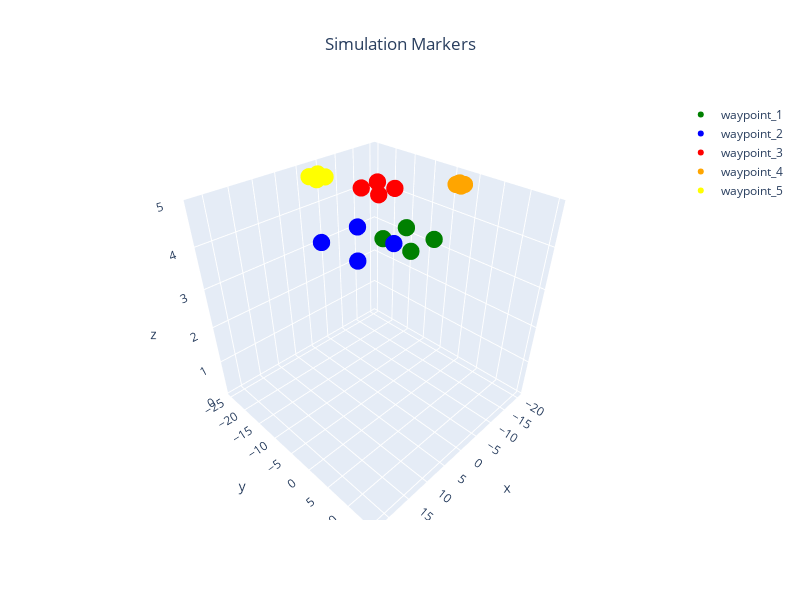

Notebook code for this chart:
### Markdown cell above
## Visualization Parameters

### Code cell
homes = np.array([offset[:3] for offset in offsets])
global_paths = [
    local2global(np.array(path), home, pairwise=True)
    for path, home in zip(local_paths, homes)
]
colors = ["Green", "Blue", "Red", "Orange", "Yellow"]  # must agree with n_vehicles
waypoints = {
    f"waypoint_{i+1}": {"pos": global_paths[i], "color": colors[i]}
    for i in range(n_vehicles)
}
plot_3d_interactive(
    waypoints, title="Simulation Markers", expand=[0.2, 0.2, 0.6], ground=-0.05
)

### Figure 1 — Plotly figure (JSON) as saved in the notebook; plotly's stock layout.template omitted (floating-point values rounded to 4 significant figures)
{"data": [{"marker": {"color": "Green", "size": 6}, "mode": "markers", "name": "waypoint_1", "type": "scatter3d", "x": [5, 5, 10, 10, 5], "y": [5, 10, 10, 5, 5], "z": [5, 5, 5, 5, 5]}, {"marker": {"color": "Blue", "size": 6}, "mode": "markers", "name": "waypoint_2", "type": "scatter3d", "x": [10, 10, 17, 17, 10], "y": [0, 7, 7, 0, 0], "z": [5, 5, 5, 5, 5]}, {"marker": {"color": "Red", "size": 6}, "mode": "markers", "name": "waypoint_3", "type": "scatter3d", "x": [-5, -5, -1, -1, -5], "y": [-10, -6, -6, -10, -10], "z": [5, 5, 5, 5, 5]}, {"marker": {"color": "Orange", "size": 6}, "mode": "markers", "name": "waypoint_4", "type": "scatter3d", "x": [-15, -15, -14, -14, -15], "y": [0, 1, 1, 0, 0], "z": [5, 5, 5, 5, 5]}, {"marker": {"color": "Yellow", "size": 6}, "mode": "markers", "name": "waypoint_5", "type": "scatter3d", "x": [0, 0, 2, 2, 0], "y": [-20, -18, -18, -20, -20], "z": [5, 5, 5, 5, 5]}], "layout": {"height": 600, "scene": {"xaxis": {"range": [-21.4, 23.4], "title": {"text": "x"}}, "yaxis": {"range": [-26, 16], "title": {"text": "y"}}, "zaxis": {"range": [-0.05, 5], "title": {"text": "z"}}}, "title": {"text": "Simulation Markers", "x": 0.5, "xanchor": "center"}, "width": 800}}
